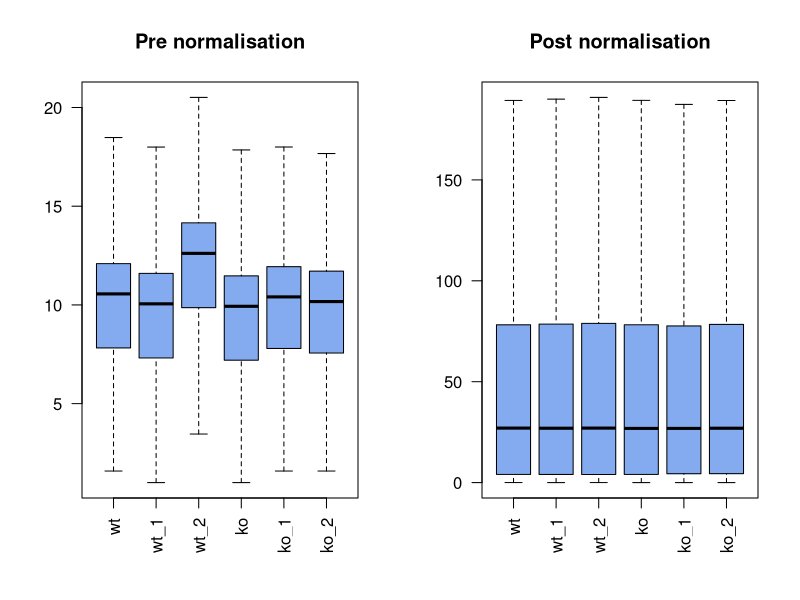
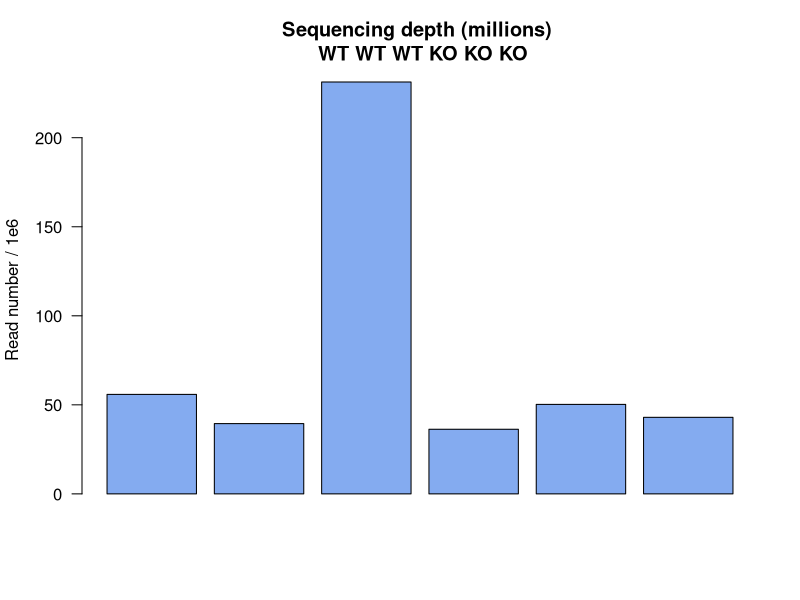
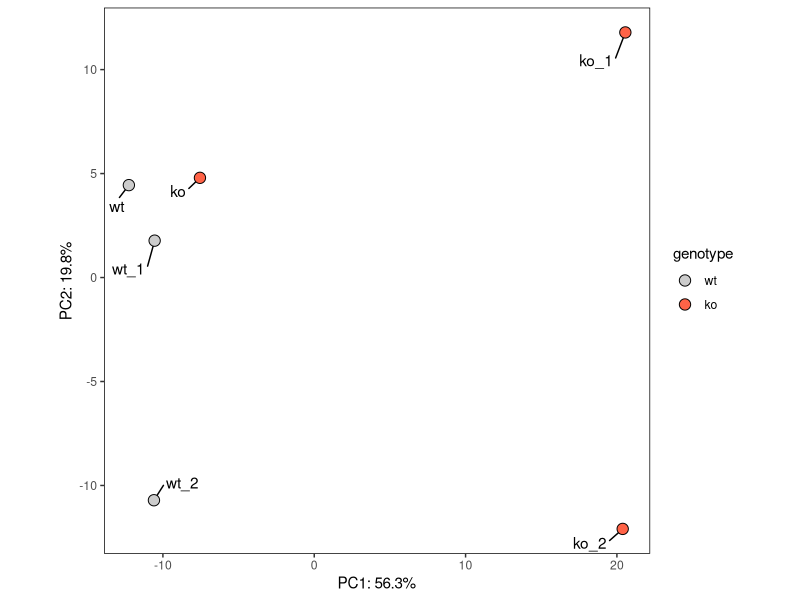
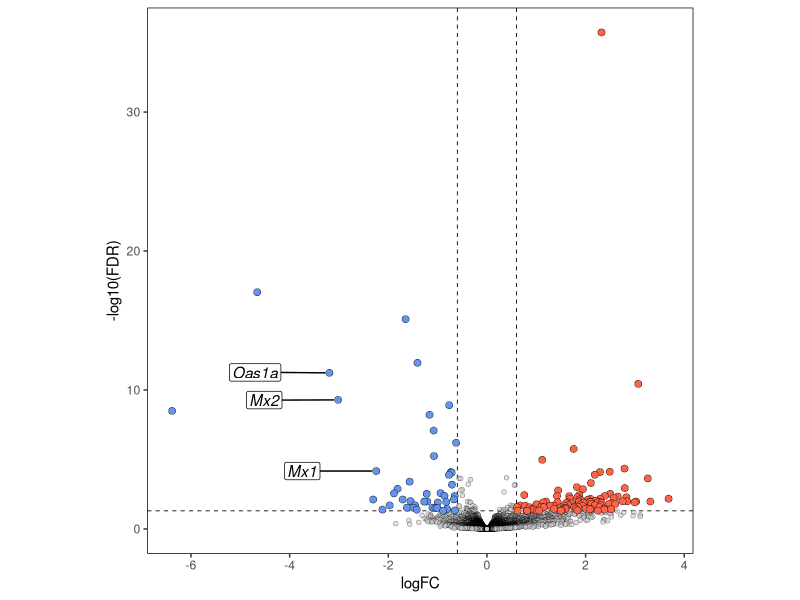
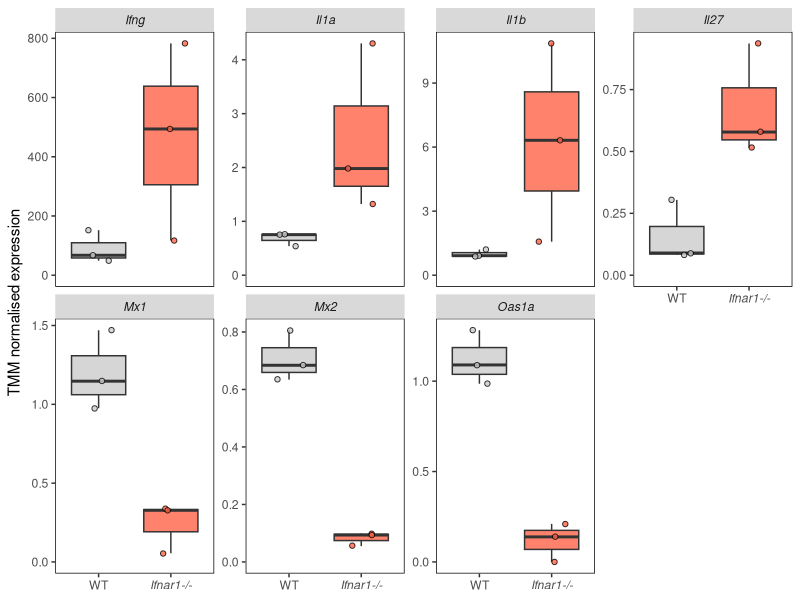

These charts were generated, in order, by the following R code:
library(tidyverse)
library(magrittr)
library(edgeR)

# read in and clean data --------------------------------------------------
df <- read.table("counts.txt", header = T, row.names = 1) 

# process data ------------------------------------------------------------
groups <- factor(substr(colnames(df), 1, 2), levels = c("wt", "ko"))

y <- DGEList(counts = df, group = groups)
keep_genes <- filterByExpr(y)
y <- y[keep_genes, , keep.lib.sizes = F]
y <- calcNormFactors(y)

# normalised data ---------------------------------------------------------
norm_data <- data.frame(cpm(y))

par(mfrow = c(1, 2))
boxplot(log2(y$counts), outline = F, main = "Pre normalisation",
        col = "#84abf0", las = 2)
boxplot(norm_data, outline = F, main = "Post normalisation",
        col = "#84abf0", las = 2)


# sequencing depth --------------------------------------------------------
par(mfrow = c(1, 1))

seq_depth <- y$samples$lib.size/1e6
barplot(seq_depth, col = "#84abf0", las = 2, main = "Sequencing depth (millions) \n WT WT WT KO KO KO",
        ylab = "Read number / 1e6")

# stats testing -----------------------------------------------------------
design <- model.matrix(~0 + groups)

y <- estimateDisp(y, design)

de <- exactTest(y, pair = c("wt", "ko"))

degs <- topTags(de, n = nrow(df)) %>%
  data.frame()

# pca ---------------------------------------------------------------------
pca_df <- norm_data %>%
  + 1 %>%
  log2() %>%
  t() %>%
  prcomp()

pca_gg <- data.frame(pc1 = pca_df$x[, "PC1"],
                     pc2 = pca_df$x[, "PC2"],
                     genotype = groups)

stdev_val <- pca_df$sdev^2
stdev_val <- round(stdev_val/sum(stdev_val)*100, 1)

pca_gg %>%
  ggplot(aes(pc1, pc2, fill = genotype)) +
  ggrepel::geom_text_repel(label = rownames(pca_gg), force = 50) +
  geom_point(shape = 21, size = 3.5) +
  scale_fill_manual(values = c("gray80", "tomato")) +
  labs(x = paste0("PC1: ", stdev_val[1], "%"),
       y = paste0("PC2: ", stdev_val[2], "%")) +
  theme(panel.background = element_blank(),
        panel.border = element_rect(fill = NA),
        aspect.ratio = 1)

# volcano -----------------------------------------------------------------
up_wt <- degs %>%
  filter(FDR < 0.05 & logFC < -0.6)

up_ko <- degs %>%
  filter(FDR < 0.05 & logFC > 0.6)

label_ko <- degs[rownames(degs) %in% c("Mx1", "Mx2", "Oas1a"), ]

degs %>%
  ggplot(aes(logFC, -log10(FDR))) +
  geom_vline(xintercept = c(-0.6, 0.6), col = "black", linetype = "dashed", lwd = 0.3) +
  geom_hline(yintercept = -log10(0.05), col = "black", linetype = "dashed", lwd = 0.3) +
  geom_point(shape = 21, fill = "gray80", stroke = 0.2, alpha = 0.6) +
  geom_point(data = up_wt, shape = 21, fill = "cornflowerblue", stroke = 0.2, size = 2.3) +
  geom_point(data = up_ko, shape = 21, fill = "tomato", stroke = 0.2, size = 2.3) +
  ggrepel::geom_label_repel(data = label_ko, label = rownames(label_ko), 
                            fontface = "italic",
                            nudge_x = -1.5, label.padding = unit(0.7, "mm"),
                            label.r = 0.1, point.padding = 0.3) +
  theme(panel.background = element_blank(),
        panel.border = element_rect(fill = NA),
        aspect.ratio = 1)

# highlight specific genes ------------------------------------------------
cyt_genes <- c("Il1a", "Il1b", "Ifng", "Il27",
               "Oas1a", "Mx1", "Mx2")

norm_data[rownames(norm_data) %in% cyt_genes, ] %>%
  rownames_to_column("gene") %>%
  pivot_longer(cols = wt:ko_2, names_to = "condition", values_to = "expression") %>%
  mutate(condition = substr(condition, 1, 2)) %>%
  mutate(condition = factor(toupper(condition), levels = c("WT", "KO"))) %>%
  ggplot(aes(condition, expression, fill = condition)) +
  geom_boxplot(alpha = 0.8) +
  geom_jitter(shape = 21, width = 0.2, alpha = 0.8) +
  scale_fill_manual(values = c("WT" = "gray80", "KO" = "tomato")) +
  scale_x_discrete(label = c("WT", expression(italic("Ifnar1-/-")))) +
  scale_y_continuous(limits = c(0, NA)) +
  facet_wrap(~gene, scales = "free_y", ncol = 4) +
  labs(y = "TMM normalised expression") +
  theme(panel.background = element_blank(),
        panel.border = element_rect(fill = NA),
        legend.position = "none",
        axis.title.x = element_blank(),
        strip.text = element_text(face = "italic"))
